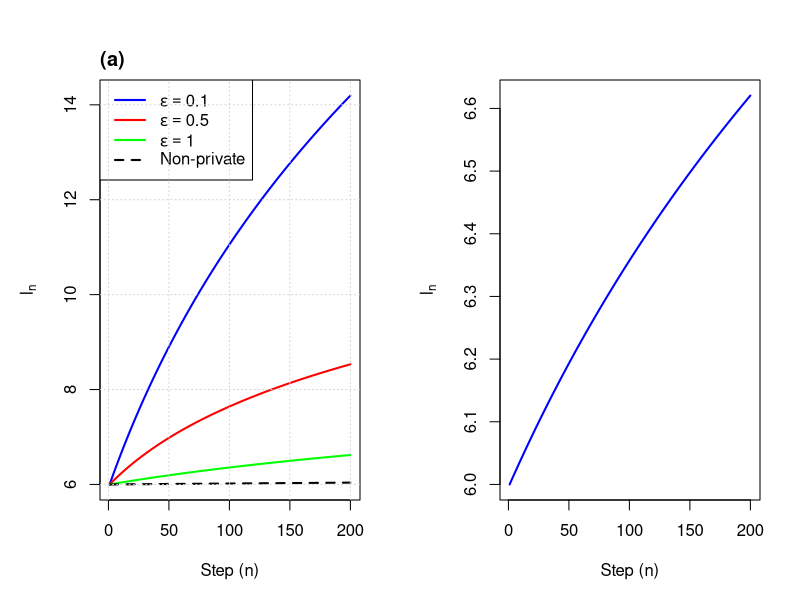

This chart was generated by the following R code: (Note: this script raises an error after producing the figure.)
#Genearate Figure K1: Evolution of l_n

# Load required package
library(pracma) # For numerical integration

# Define parameters
sigma <- sqrt(2)

# Define function a(epsilon)
a <- function(epsilon) {
  1 / (1 + exp(epsilon))
}

# Define the integrand functions for theta = -1
integrand1_theta_minus1 <- function(sn, ln, sigma) {
  (1 / (sqrt(2 * pi) * sigma)) * exp(-((sn + 1)^2) / (2 * sigma^2))
}

integrand2_theta_minus1 <- function(sn, ln, sigma, epsilon, a) {
  (1 / (sqrt(2 * pi) * sigma)) * exp(-((sn + 1)^2) / (2 * sigma^2)) * a * exp(epsilon * (sn + sigma^2 * ln / 2))
}

integrand3_theta_minus1 <- function(sn, ln, sigma, epsilon, a) {
  (1 / (sqrt(2 * pi) * sigma)) * exp(-((sn + 1)^2) / (2 * sigma^2)) * a * exp(-epsilon * (sn + sigma^2 * ln / 2))
}

# Probability function for theta = -1
P_xn_given_ln_theta_minus1 <- function(ln, sigma, epsilon) {
  a_val <- a(epsilon)
  term1 <- integral(function(sn) integrand1_theta_minus1(sn, ln, sigma), -Inf, -sigma^2 * ln / 2)
  term2 <- integral(function(sn) integrand2_theta_minus1(sn, ln, sigma, epsilon, a_val), -Inf, -sigma^2 * ln / 2)
  term3 <- integral(function(sn) integrand3_theta_minus1(sn, ln, sigma, epsilon, a_val), -sigma^2 * ln / 2, Inf)
  return(term1 - term2 + term3)
}

# Define the integrand functions for theta = +1
integrand1_theta_plus1 <- function(sn, ln, sigma) {
  (1 / (sqrt(2 * pi) * sigma)) * exp(-((sn - 1)^2) / (2 * sigma^2))
}

integrand2_theta_plus1 <- function(sn, ln, sigma, epsilon, a) {
  (1 / (sqrt(2 * pi) * sigma)) * exp(-((sn - 1)^2) / (2 * sigma^2)) * a * exp(epsilon * (sn + sigma^2 * ln / 2))
}

integrand3_theta_plus1 <- function(sn, ln, sigma, epsilon, a) {
  (1 / (sqrt(2 * pi) * sigma)) * exp(-((sn - 1)^2) / (2 * sigma^2)) * a * exp(-epsilon * (sn + sigma^2 * ln / 2))
}

# Probability function for theta = +1
P_xn_given_ln_theta_plus1 <- function(ln, sigma, epsilon) {
  a_val <- a(epsilon)
  term1 <- integral(function(sn) integrand1_theta_plus1(sn, ln, sigma), -Inf, -sigma^2 * ln / 2)
  term2 <- integral(function(sn) integrand2_theta_plus1(sn, ln, sigma, epsilon, a_val), -Inf, -sigma^2 * ln / 2)
  term3 <- integral(function(sn) integrand3_theta_plus1(sn, ln, sigma, epsilon, a_val), -sigma^2 * ln / 2, Inf)
  return(term1 - term2 + term3)
}

# Define the ratio function
ratio_function <- function(ln, sigma, epsilon) {
  P_minus1 <- P_xn_given_ln_theta_minus1(ln, sigma, epsilon)
  P_plus1 <- P_xn_given_ln_theta_plus1(ln, sigma, epsilon)
  return((1 - P_plus1) / (1 - P_minus1))
}

# Simulate l_n based on the recurrence relationship (integration-based)
simulate_ln <- function(ln_start, n_steps, sigma, epsilon) {
  ln_values <- numeric(n_steps)
  ln_values[1] <- ln_start
  
  for (i in 2:n_steps) {
    ratio <- ratio_function(ln_values[i - 1], sigma, epsilon)
    ln_values[i] <- ln_values[i - 1] + log(ratio)
  }
  
  return(ln_values)
}

# Parameters for simulation
ln_start <- 6
n_steps <- 200

# Epsilon values to compare
epsilon_values <- c(0.1, 0.5, 1)

# Generate l_n values for each epsilon (integration-based)
ln_curves <- lapply(epsilon_values, function(epsilon) simulate_ln(ln_start, n_steps, sigma, epsilon))

# Compute the constant C for the recursive formula
epsilon <- 1
C <- 1 / (exp(epsilon) + 1) * (exp(epsilon + epsilon^2 * sigma^2 / 2) - exp(-epsilon + epsilon^2 * sigma^2 / 2))

# Simulate l_n based on the new recurrence formula
simulate_ln_new <- function(ln_start, n_steps) {
  ln_values <- numeric(n_steps)
  ln_values[1] <- ln_start
  
  for (n in 2:n_steps) {
    ln <- ln_values[n - 1]
    ln_values[n] <- ln + C * exp(-epsilon * sigma^2 * ln / 2)
  }
  
  return(ln_values)
}

# Generate l_n values for non-private case (ε = 100)
epsilon_non_private <- 100
ln_non_private <- simulate_ln(ln_start, n_steps, sigma, epsilon_non_private)

# Reset the plotting layout and margins to default
par(mfrow = c(1, 2), mar = c(5, 5, 4, 2)) 

# Left plot (a): Evolution of l_n for different epsilon values (integration-based)
plot(1:n_steps, ln_curves[[1]], type = "l", col = "blue", lwd = 2, 
     xlab = "Step (n)", ylab = expression(l[n]))
lines(1:n_steps, ln_curves[[2]], col = "red", lwd = 2)
lines(1:n_steps, ln_curves[[3]], col = "green", lwd = 2)

# Add the non-private function curve (dashed black line)
lines(1:n_steps, ln_non_private, col = "black", lwd = 2, lty = 2)

# Update the legend to include the non-private function
legend("topleft", legend = c(expression(epsilon == 0.1), expression(epsilon == 0.5), expression(epsilon == 1), 
                             "Non-private"), 
       col = c("blue", "red", "green", "black"), 
       lty = c(1, 1, 1, 2), lwd = 2)

mtext("(a)", side = 3, line = 0.5, adj = 0, cex = 1.2, font = 2) # Label for left plot
grid()

# Right plot (b): Comparison of integration-based and recursive formula for epsilon = 1
plot(1:n_steps, ln_curves[[3]], type = "l", col = "blue", lwd = 2, 
     xlab = "Step (n)", ylab = expression(l[n]))
lines(1:n_steps, ln_values_new, col = "red", lwd = 2)
legend("topleft", legend = c("Exact", "Approximate"),
       col = c("blue", "red"), lty = 1, lwd = 2)
mtext("(b)", side = 3, line = 0.5, adj = 0, cex = 1.2, font = 2) # Label for right plot
grid()

